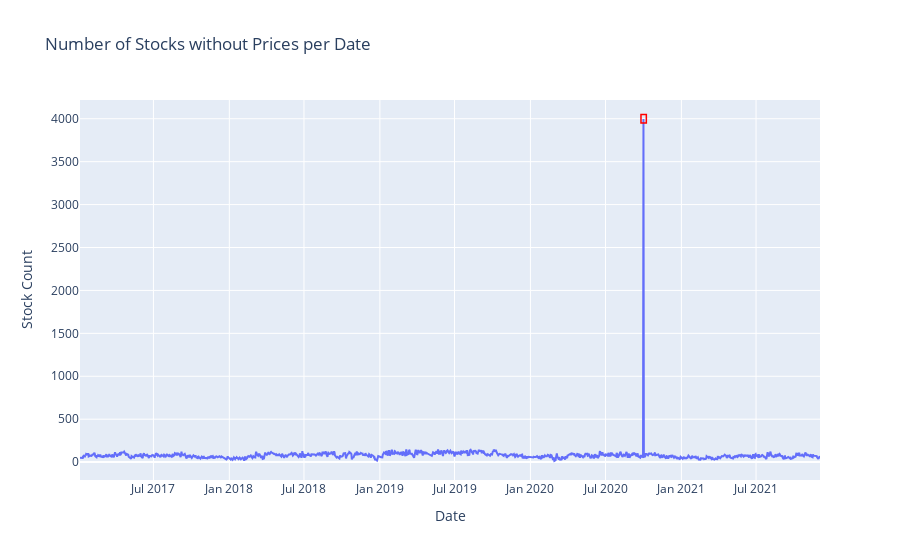

Notebook cell for this chart:
### Code cell
no_prices_per_date = no_price['Date'].value_counts().sort_index()
all_dates = sorted(no_price['Date'].unique())
no_prices_per_date = no_prices_per_date.reindex(all_dates, fill_value=0)

fig = go.Figure()
fig.add_trace(go.Scatter(x=no_prices_per_date.index, 
                         y=no_prices_per_date, 
                         mode='lines'))
rect_focus_params = {
    'xref': 'x', 'yref': 'y', 'x0': '2020-09-25', 'x1': '2020-10-08',
    'y0': 4050, 'y1': 3950, 'line': {'color': 'red', 'width': 1.5}
}
fig.add_shape(type='rect', **rect_focus_params)
fig.update_layout(
    title=f"Number of Stocks without Prices per Date",
    xaxis_title="Date",
    yaxis_title="Stock Count",
)
fig.show()

### Figure 1 — Plotly figure (JSON) as saved in the notebook; plotly's stock layout.template omitted (floating-point values rounded to 4 significant figures; data arrays with more than 128 entries replaced by an {"elided": "..."} marker saying what was removed)
{"data": [{"mode": "lines", "type": "scatter", "x": {"elided": "1202 str values"}, "y": {"elided": "1202 int values"}}], "layout": {"shapes": [{"line": {"color": "red", "width": 1.5}, "type": "rect", "x0": "2020-09-25", "x1": "2020-10-08", "xref": "x", "y0": 4050, "y1": 3950, "yref": "y"}], "title": {"text": "Number of Stocks without Prices per Date"}, "xaxis": {"title": {"text": "Date"}}, "yaxis": {"title": {"text": "Stock Count"}}}}
